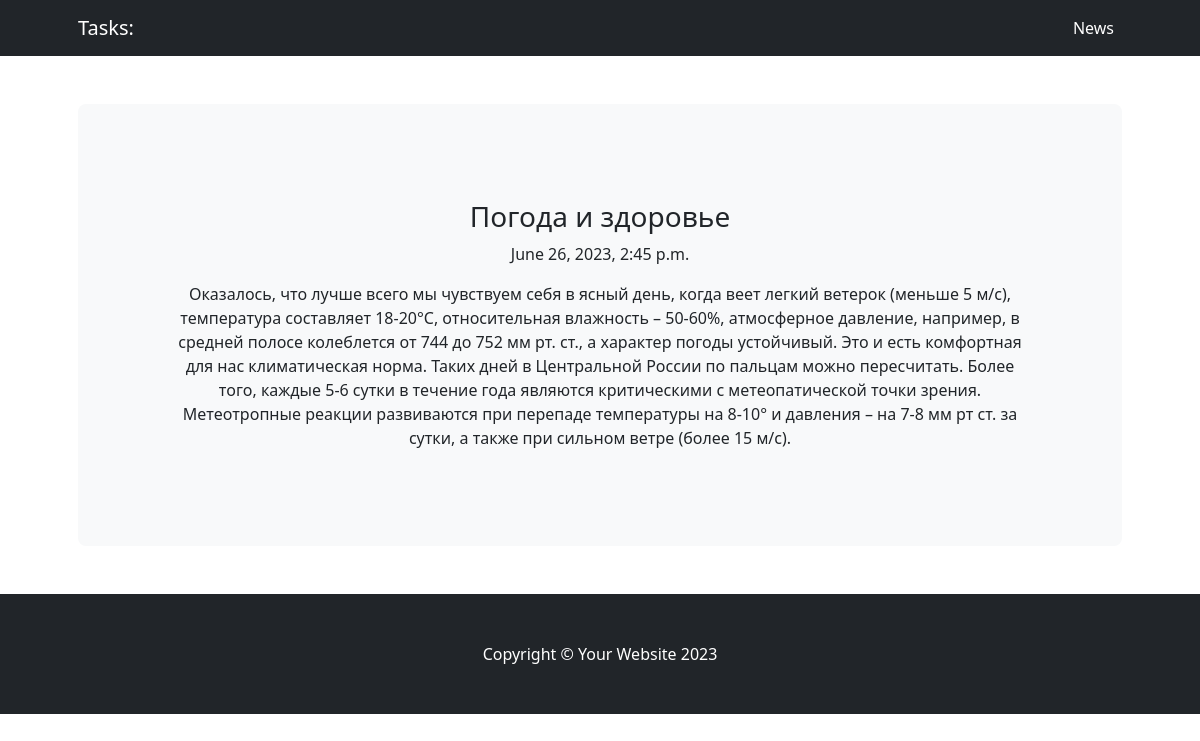
Screenshot of /news/2/ with the database file from the repository.
### news/models.py (models this page shows, shortened)
class Post(models.Model):
    NEWS = 'NW'
    ARTICLE = 'AR'
    TYPE_CHOICES = (
        (NEWS, 'Новость'),
        (ARTICLE, 'Статья')
    )
    type = models.CharField(max_length = 2, choices = TYPE_CHOICES, default = ARTICLE)
    timePost = models.DateTimeField(auto_now_add=True)
    title = models.CharField(max_length = 255)
    textPost = models.TextField()
    ratingPost = models.IntegerField(default=0)
    author = models.ForeignKey(Author, on_delete=models.CASCADE)
    category = models.ManyToManyField(Category, through='PostCategory')

### news/views.py (the view)
# urls.py: path('<int:pk>/', Post.as_view()),
class Post(DetailView):
    model = Post
    template_name = 'post.html'
    context_object_name = 'post'

### news/templatetags/custom_filters.py (called while the page is built)
@register.filter (name = 'censor')
def censor(value):
    censor_text = value
    for word in bad_word:
        if word in value:
            censor_text = value.replace(word, '***')
        return censor_text

### templates/post.html (shortened to what this page needs)
{% extends 'flatpages/default.html' %}
{% load custom_filters %}
{% block content %}
<h3>{{ post.title|censor }}</h3>
<p>{{ post.timePost }}</p>
<p>{{ post.textPost|censor }}</p>
{% endblock content %}

### rows the page displays
Post: title|censor "Погода и здоровье", timePost "June 26, 2023, 2:45 p.m.", textPost|censor "Оказалось, что лучше всего мы чувствуем себя в ясный день, когда веет легкий ветерок (меньше 5 м/с), температура составляет 18-20°С, относительная влажность – 50-60%, атмосферное давление, например, в средней полосе колеблется от 744 до 752 мм рт. ст., а характер погоды устойчивый. Это и есть комфортная для нас климатическая норма. Таких дней в Центральной России по пальцам можно пересчитать. Более того, каждые 5-6 сутки в течение года являются критическими с метеопатической точки зрения. Метеотропные реакции развиваются при перепаде температуры на 8-10° и давления – на 7-8 мм рт ст. за сутки, а также при сильном ветре (более 15 м/с)."
